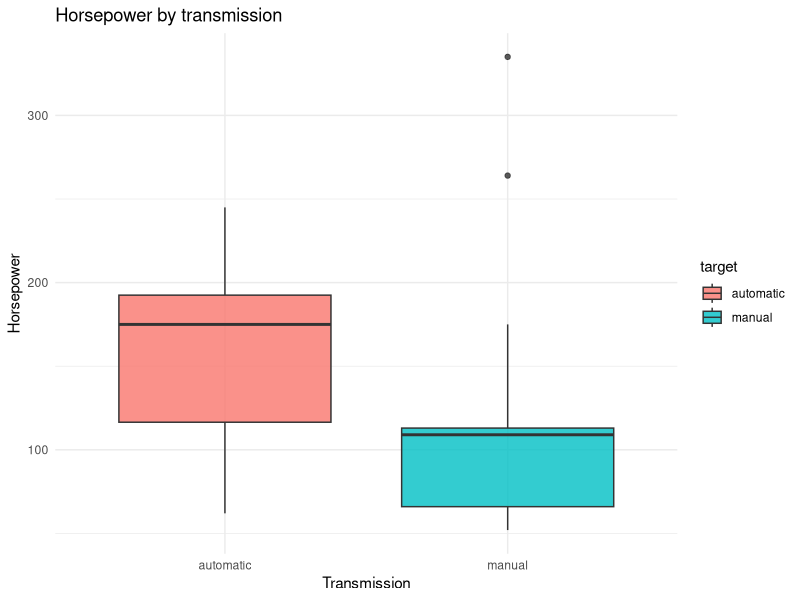
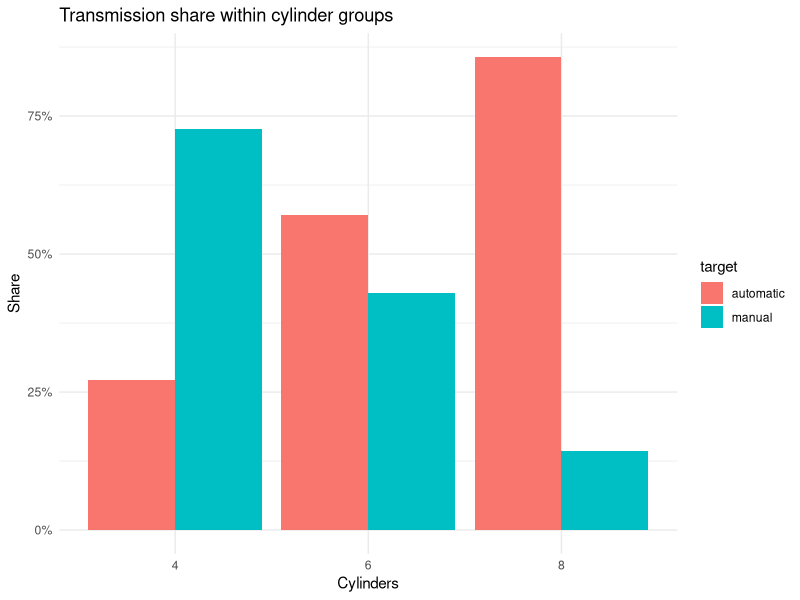
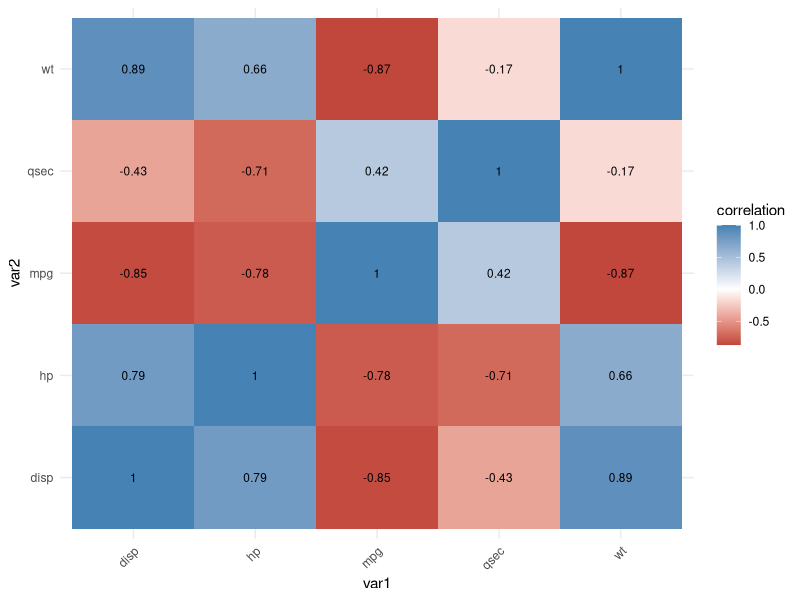
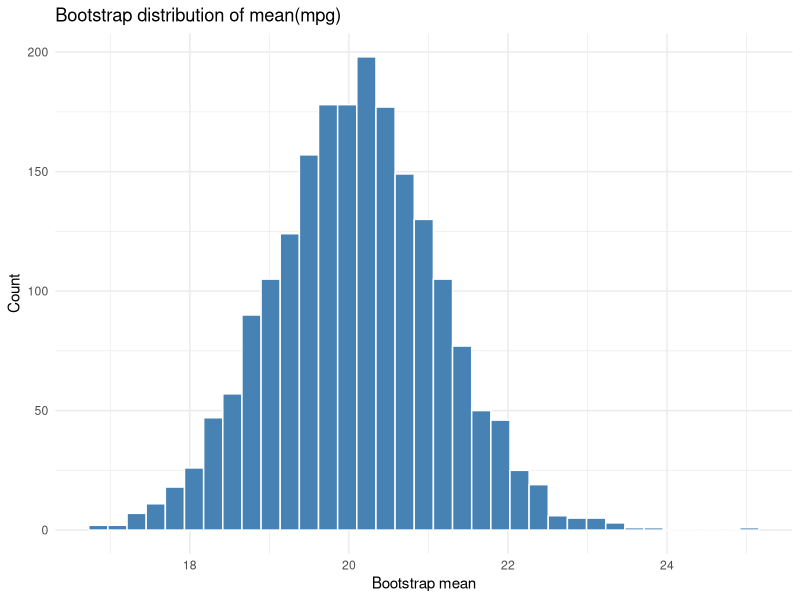
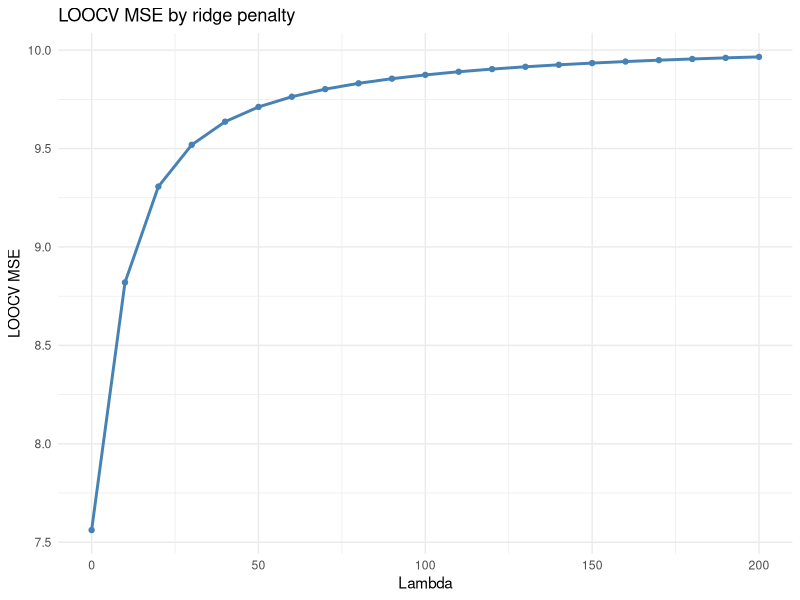
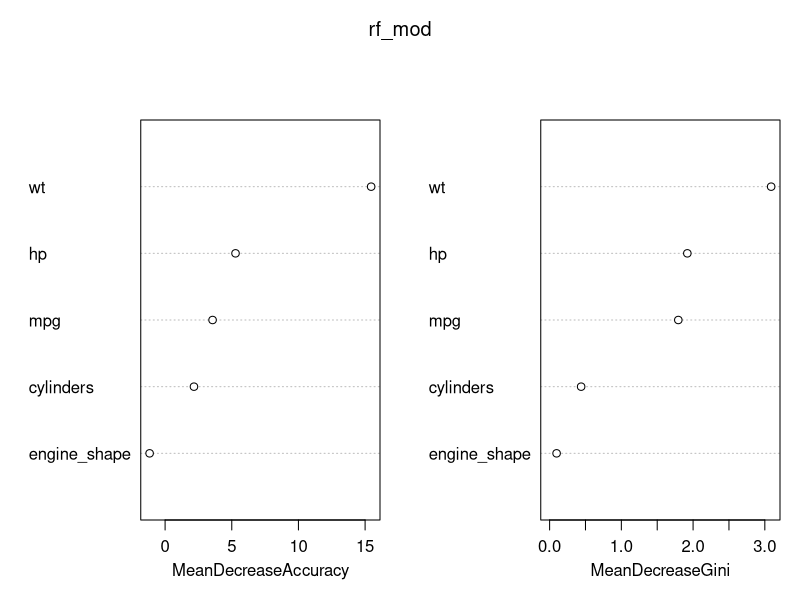
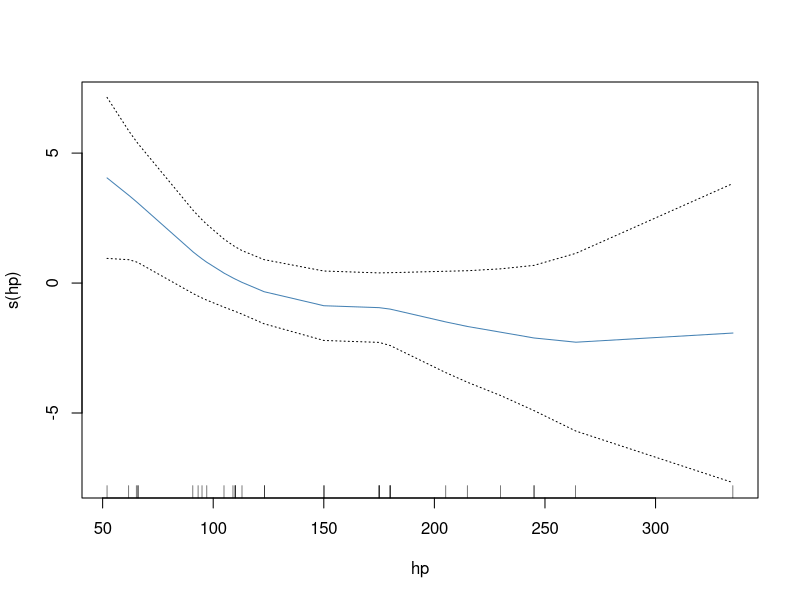
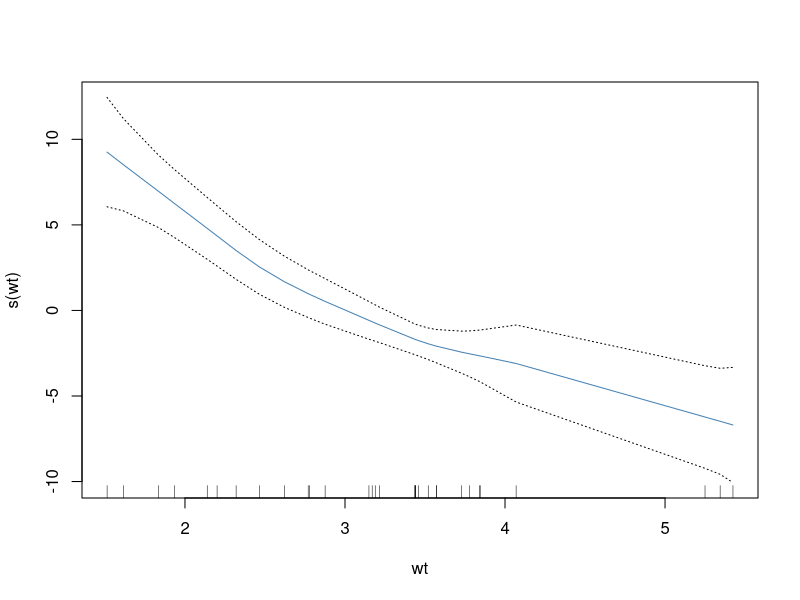

Recreate these plots in R, in order.
# BAN404 Core R Snippets — full runnable mini-examples
# Purpose: copy, adjust, and run complete examples rather than isolated fragments.
# Style: tidyverse-first for reading, cleaning, summarising, and plotting.

library(tidyverse)                                                          # main data workflow used throughout the file

# ============================================================================
# 0. Shared demo datasets
# ============================================================================

set.seed(123)                                                               # reproducible splits and resampling

cars_cls <- mtcars |>
  tibble::rownames_to_column(var = "model") |>
  as_tibble() |>
  mutate(
    target      = factor(am, levels = c(0, 1), labels = c("automatic", "manual")), # binary classification target
    cylinders   = factor(cyl),                                                        # categorical predictor version
    engine_shape = factor(vs, levels = c(0, 1), labels = c("v-shaped", "straight"))
  ) |>
  select(model, target, mpg, disp, hp, wt, qsec, cylinders, engine_shape)

cars_reg <- mtcars |>
  as_tibble() |>
  mutate(
    cylinders = factor(cyl),                                               # keep one factor to show mixed-type workflows
    gears     = factor(gear)
  ) |>
  select(mpg, disp, hp, wt, qsec, cylinders, gears)

# ============================================================================
# 1. EDA starter block
# ============================================================================

cars_cls |> glimpse()                                                       # inspect types before plotting or modeling
cars_cls |> summary()                                                       # quick one-object summary

cars_cls |>
  group_by(target) |>
  summarise(
    mean_hp = mean(hp),                                                     # average horsepower per class
    mean_wt = mean(wt),                                                     # average weight per class
    n       = n(),                                                          # class count
    .groups = "drop"
  )

ggplot(cars_cls, aes(x = target, y = hp, fill = target)) +                 # numeric predictor vs binary target
  geom_boxplot(alpha = 0.8) +
  labs(title = "Horsepower by transmission", x = "Transmission", y = "Horsepower") +
  theme_minimal()

cars_cls |>
  count(cylinders, target) |>
  group_by(cylinders) |>
  mutate(prop = n / sum(n)) |>
  ungroup() |>
  ggplot(aes(x = cylinders, y = prop, fill = target)) +                     # categorical predictor vs binary target
  geom_col(position = "dodge") +
  scale_y_continuous(labels = scales::percent_format()) +
  labs(title = "Transmission share within cylinder groups", x = "Cylinders", y = "Share") +
  theme_minimal()

corr_tbl <- cars_cls |>
  select(where(is.numeric)) |>
  cor() |>
  as.data.frame() |>
  tibble::rownames_to_column("var1") |>
  pivot_longer(-var1, names_to = "var2", values_to = "correlation")

ggplot(corr_tbl, aes(x = var1, y = var2, fill = correlation)) +             # quick collinearity scan
  geom_tile() +
  geom_text(aes(label = round(correlation, 2)), size = 3) +
  scale_fill_gradient2(low = "firebrick", mid = "white", high = "steelblue", midpoint = 0) +
  theme_minimal() +
  theme(axis.text.x = element_text(angle = 45, hjust = 1))

# ============================================================================
# 2. Bootstrap example — sampling distribution of the mean
# ============================================================================

boot_mean <- function(x, B = 2000, seed = 123) {
  set.seed(seed)                                                            # same bootstrap results when you rerun
  n <- length(x)                                                            # original sample size
  boot_stats <- numeric(B)                                                  # pre-allocate storage for speed and clarity

  for (b in seq_len(B)) {
    x_boot <- sample(x, size = n, replace = TRUE)                           # replace = TRUE is what makes this bootstrap resampling
    boot_stats[b] <- mean(x_boot)                                           # save one bootstrap replicate of the statistic
  }

  tibble(
    estimate     = mean(x),                                                 # observed statistic from the original sample
    se_boot      = sd(boot_stats),                                          # bootstrap standard error
    ci_low_pct   = quantile(boot_stats, 0.025),                             # percentile lower bound
    ci_high_pct  = quantile(boot_stats, 0.975)                              # percentile upper bound
  )
}

boot_result <- boot_mean(cars_reg$mpg)                                      # run the bootstrap on mpg
boot_result

tibble(boot_stat = replicate(2000, mean(sample(cars_reg$mpg, replace = TRUE)))) |>
  ggplot(aes(x = boot_stat)) +                                              # visualise the bootstrap distribution
  geom_histogram(bins = 35, fill = "steelblue", color = "white") +
  labs(title = "Bootstrap distribution of mean(mpg)", x = "Bootstrap mean", y = "Count") +
  theme_minimal()

# ============================================================================
# 3. Ridge-style LOOCV example — full manual structure
# ============================================================================

f_ridge <- function(b1, X, y, lambda) {
  sum((y - X %*% b1)^2) + lambda * sum(b1^2)                                # RSS + lambda * L2 penalty
}

g_ridge <- function(X, y, lambda) {
  q <- ncol(X)                                                              # number of predictors
  y_centered <- y - mean(y)                                                 # remove intercept from y before optimization
  X_centered <- scale(X, center = TRUE, scale = FALSE)                      # demean columns but do not scale by sd
  start_vals <- rep(0, q)                                                   # optimization starts at zero coefficients
  opt <- nlminb(start = start_vals, objective = f_ridge, X = X_centered, y = y_centered, lambda = lambda)
  opt$par                                                                   # return the minimizing coefficient vector
}

loo_ridge <- function(lambda, X, y) {
  n <- nrow(X)                                                              # one loop per observation
  preds <- numeric(n)                                                       # store prediction for each left-out row
  y_centered <- y - mean(y)                                                 # target used in the test error formula
  X_centered <- scale(X, center = TRUE, scale = FALSE)                      # test rows must be centered in the same spirit

  for (i in seq_len(n)) {
    b1 <- g_ridge(X = X[-i, , drop = FALSE], y = y[-i], lambda = lambda)            # fit ridge on n - 1 observations
    preds[i] <- X_centered[i, ] %*% b1                                      # predict the left-out row
  }

  mean((y_centered - preds)^2)                                              # LOOCV MSE for this lambda
}

X_ridge <- cars_reg |>
  select(disp, hp, wt, qsec) |>
  as.matrix()                                                               # ridge code expects a numeric matrix

y_ridge <- cars_reg$mpg                                                     # regression target

lambda_grid <- seq(0, 200, by = 10)                                         # candidate penalty values
loo_tbl <- tibble(
  lambda = lambda_grid,
  loo_mse = map_dbl(lambda_grid, ~ loo_ridge(.x, X = X_ridge, y = y_ridge)) # compute one LOOCV error per lambda
)

loo_tbl |> filter(loo_mse == min(loo_mse))                                  # best lambda in the grid

ggplot(loo_tbl, aes(x = lambda, y = loo_mse)) +                             # visual tuning plot
  geom_line(color = "steelblue", linewidth = 1) +
  geom_point(color = "steelblue") +
  labs(title = "LOOCV MSE by ridge penalty", x = "Lambda", y = "LOOCV MSE") +
  theme_minimal()

# ============================================================================
# 4. Logistic regression — full train/test pipeline
# ============================================================================

set.seed(123)
idx_cls <- sample.int(nrow(cars_cls), size = floor(0.5 * nrow(cars_cls)))   # 50/50 split for classification example
train_cls <- cars_cls |> slice(idx_cls)
test_cls  <- cars_cls |> slice(-idx_cls)

log_mod <- glm(target ~ mpg + hp + wt + cylinders,                           # baseline logistic model with mixed predictors
               data = train_cls,
               family = binomial())

summary(log_mod)                                                             # inspect coefficients and p-values
exp(coef(log_mod))                                                           # odds ratios are often easier to explain in words

prob_log <- predict(log_mod, newdata = test_cls, type = "response")         # probabilities for the positive class
threshold <- 0.50                                                            # default threshold; lower it if positives are rare
pred_log <- if_else(prob_log >= threshold, "manual", "automatic") |>        # convert probabilities to class labels
  factor(levels = levels(test_cls$target))

cm_log <- table(Actual = test_cls$target, Predicted = pred_log)              # confusion matrix for evaluation
cm_log
prop.table(cm_log, margin = 1)                                               # row proportions = class-wise performance
sum(diag(cm_log)) / sum(cm_log)                                              # overall accuracy

# ============================================================================
# 5. Random forest — compare against logistic regression
# ============================================================================

library(randomForest)                                                        # classic package used repeatedly in BAN404 material

rf_mod <- randomForest(target ~ mpg + hp + wt + cylinders + engine_shape,    # same task, more flexible model
                       data = train_cls,
                       ntree = 500,
                       mtry = 2,
                       importance = TRUE)

rf_mod                                                                        # prints OOB error and class information
pred_rf <- predict(rf_mod, newdata = test_cls)
cm_rf <- table(Actual = test_cls$target, Predicted = pred_rf)
cm_rf
prop.table(cm_rf, margin = 1)
sum(diag(cm_rf)) / sum(cm_rf)

varImpPlot(rf_mod)                                                           # variable importance plot for interpretation

# ============================================================================
# 6. GAM example — when you suspect non-linearity
# ============================================================================

library(gam)                                                                 # smooth terms via s()

gam_mod <- gam(mpg ~ s(hp) + s(wt) + qsec, data = cars_reg)                 # smooth hp and wt, keep qsec linear
summary(gam_mod)
plot(gam_mod, se = TRUE, col = "steelblue")                                 # inspect whether the smooth terms look curved

pred_gam <- predict(gam_mod, newdata = cars_reg)
mean((cars_reg$mpg - pred_gam)^2)                                            # in-sample MSE just for quick comparison

# ============================================================================
# 7. Threshold tuning table — useful when classes are imbalanced
# ============================================================================

threshold_tbl <- tibble(threshold = seq(0.10, 0.90, by = 0.05)) |>
  mutate(
    pred = map(threshold, ~ if_else(prob_log >= .x, "manual", "automatic")), # predicted labels for each threshold
    accuracy = map_dbl(pred, ~ mean(factor(.x, levels = levels(test_cls$target)) == test_cls$target))
  )

threshold_tbl                                                               # use this to justify a threshold choice if asked
